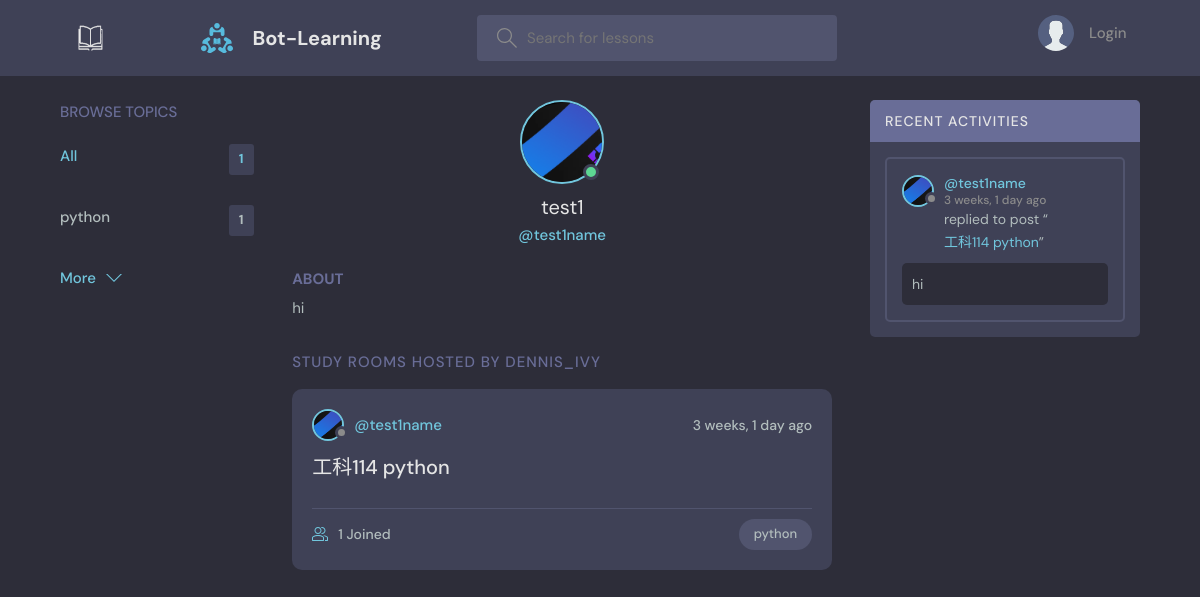
The app's page /profile/1/, older data.
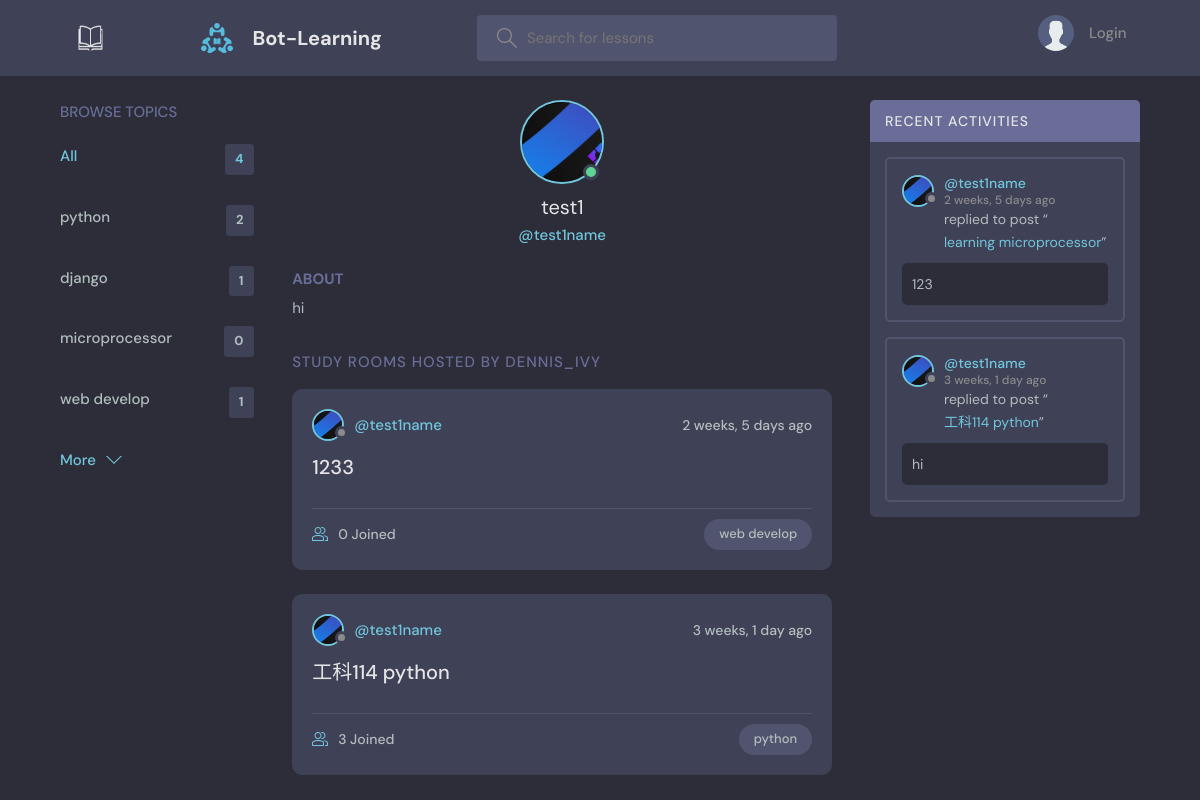
The same page, newer data.
### base/models.py (models this page shows, shortened)
class Topic(models.Model):
    name = models.CharField(max_length=200)

class User(AbstractUser):
    name = models.CharField(max_length=200, null=True)
    email = models.EmailField(unique=True, null=True)
    bio = models.TextField(null=True)
    avatar = models.ImageField(null=True, default="avatar.svg")
    objects = CustomUserManager()
    USERNAME_FIELD = 'email'
    REQUIRED_FIELDS = []

class Room(models.Model):
    host = models.ForeignKey(User, on_delete=models.SET_NULL, null=True)
    topic = models.ForeignKey(Topic, on_delete=models.SET_NULL, null=True)
    name = models.CharField(max_length=200)
    description = models.TextField(null=True, blank=True)
    participants = models.ManyToManyField(
        User, related_name='participants', blank=True)
    updated = models.DateTimeField(auto_now=True)
    created = models.DateTimeField(auto_now_add=True)
    class Meta:
        ordering = ['-updated', '-created']
    def __str__(self):
        return self.name

class Message(models.Model):
    user = models.ForeignKey(User, on_delete=models.CASCADE)
    room = models.ForeignKey(Room, on_delete=models.CASCADE)
    body = models.TextField()
    updated = models.DateTimeField(auto_now=True)
    created = models.DateTimeField(auto_now_add=True)
    class Meta:
        ordering = ['-updated', '-created']

### base/views.py (the view)
# urls.py: path('profile/<str:pk>/', views.userProfile, name="user-profile"),
def userProfile(request, pk):
    user = User.objects.get(id=pk)
    rooms = user.room_set.all()
    room_messages = user.message_set.all()
    topics = Topic.objects.all()
    context = {'user': user, 'rooms': rooms,
               'room_messages': room_messages, 'topics': topics}
    return render(request, 'base/profile.html', context)

### base/templates/base/profile.html (shortened to what this page needs)
{% extends 'main.html' %}
{% block content %}
<main class="profile-page layout layout--3">
  <div class="container">
    {% include 'base/topics_component.html' %}
    <div class="roomList">
      <div class="profile">
        <div class="profile__avatar">
          <div class="avatar avatar--large active">
            <img src="{{user.avatar.url}}" />
          </div>
        </div>
        <div class="profile__info">
          <h3>{{user.name}}</h3>
          <p>@{{user.username}}</p>
        </div>
        <div class="profile__about">
          <h3>About</h3>
          <p>
            {{user.bio}}
          </p>
        </div>
      </div>
      <div class="roomList__header">
        <div>
          <h2>Study Rooms Hosted by dennis_ivy</a>
          </h2>
        </div>
      </div>
      {% include 'base/feed_component.html' %}
    </div>
    {% include 'base/activity_component.html' %}
  </div>
</main>
{% endblock content %}

### templates/main.html (shortened to what this page needs)
<!DOCTYPE html>
{% load static %}
<html lang="en">
<head>
    <link rel="stylesheet" href="{% static 'styles/style.css' %}" />
</head>
<body>
    {% include 'navbar.html' %}
    {% block content %}
    {% endblock %}
</body>
</html>

### templates/navbar.html (shortened to what this page needs)
{% load static %}
<header class="header header--loggedIn">
    <div class="container">
        <a href="{% url 'book-learning' %}" class="header__logo">
            <img src="{% static 'images/real_book.png' %}" />
        </a>
        <a href="{% url 'home' %}" class="header__logo">
            <img src="{% static 'images/logo.svg' %}" />
            <h1>Bot-Learning</h1>
        </a>
        <form class="header__search" method="GET" action="{% url 'home' %}">
            <label>
                <input name="q" placeholder="Search for lessons" />
            </label>
        </form>
        <nav class="header__menu">
            {% if request.user.is_authenticated %}
            <div class="header__user">
                <a href="{% url 'update-user' %}">
                    <div class="avatar avatar--medium active">
                        <img src="{{request.user.avatar.url}}" />
                    </div>
                    <p>{{request.user.username}} <span>@{{request.user.username}}</span></p>
                </a>
                <button class="dropdown-button">
                    <svg version="1.1" xmlns="http://www.w3.org/2000/svg" width="32" height="32" viewBox="0 0 32 32">
                        <title>chevron-down</title>
                        <path d="M16 21l-13-13h-3l16 16 16-16h-3l-13 13z"></path>
                    </svg>
                </button>
            </div>
            {% else %}
            <a href="{% url 'login' %}">
                <img src="{% static 'images/avatar.svg' %}" />
                <p>Login</p>
            </a>
            {% endif %}
        </nav>
    </div>
</header>

### base/templates/base/topics_component.html
<div class="topics">
    <div class="topics__header">
        <h2>Browse Topics</h2>
    </div>
    <ul class="topics__list">
        <li>
            <a href="{% url 'home' %}" class="active">All <span>{{topics.count}}</span></a>
        </li>
        {% for topic in topics %}
        <li>
            <a href="{% url 'home' %}?q={{topic.name}}">{{topic.name}}<span>{{topic.room_set.all.count}}</span></a>
        </li>
        {% endfor %}
    </ul>
    <a class="btn btn--link" href="{% url 'topics' %}">
        More
        <svg version="1.1" xmlns="http://www.w3.org/2000/svg" width="32" height="32" viewBox="0 0 32 32">
            <title>chevron-down</title>
            <path d="M16 21l-13-13h-3l16 16 16-16h-3l-13 13z"></path>
        </svg>
    </a>
</div>

### base/templates/base/feed_component.html (shortened to what this page needs)
{% for room in rooms %}
<div class="roomListRoom">
    <div class="roomListRoom__header">
        <a href="{% url 'user-profile' room.host.id %}" class="roomListRoom__author">
            <div class="avatar avatar--small">
                <img src="{{room.host.avatar.url}}" />
            </div>
            <span>@{{room.host.username}}</span>
        </a>
        <div class="roomListRoom__actions">
            <span>{{room.created|timesince}} ago</span>
        </div>
    </div>
    <div class="roomListRoom__content">
        <a href="{% url 'room' room.id %}">{{room.name}}</a>
    </div>
    <div class="roomListRoom__meta">
        <a href="{% url 'room' room.id %}" class="roomListRoom__joined">
            {{room.participants.all.count}} Joined
        </a>
        <p class="roomListRoom__topic">{{room.topic.name}}</p>
    </div>
</div>
{% endfor %}

### base/templates/base/activity_component.html (shortened to what this page needs)
<div class="activities">
    <div class="activities__header">
        <h2>Recent Activities</h2>
    </div>
    {% for message in room_messages %}
    <div class="activities__box">
        <div class="activities__boxHeader roomListRoom__header">
            <a href="{% url 'user-profile' message.user.id %}" class="roomListRoom__author">
                <div class="avatar avatar--small">
                    <img src="{{message.user.avatar.url}}" />
                </div>
                <p>
                    @{{message.user.username}}
                    <span>{{message.created|timesince}} ago</span>
                </p>
            </a>
        </div>
        <div class="activities__boxContent">
            <p>replied to post “<a href="{% url 'room' message.room.id %}">{{message.room}}</a>”</p>
            <div class="activities__boxRoomContent">{{message.body}}</div>
        </div>
    </div>
    {% endfor %}
</div>

Row changes from the older to the newer data that the page shows:
computed for Topic "python": room_set.all.count "1" → "2"
added Topic: name "django", room_set.all.count "1"
added Topic: name "microprocessor", room_set.all.count "0"
added Topic: name "web develop", room_set.all.count "1"
added Room: host.avatar (picture), host.username "test1name", created "2 weeks, 5 days", name "1233", participants.all.count "0", topic.name "web develop"
computed for Room "工科114 python": participants.all.count "1" → "3"
added Message: user.avatar (picture), user.username "test1name", created "2 weeks, 5 days", room "learning microprocessor", body "123"
Text that changed along with them:
{{ topics.count }}: "1" → "4"
